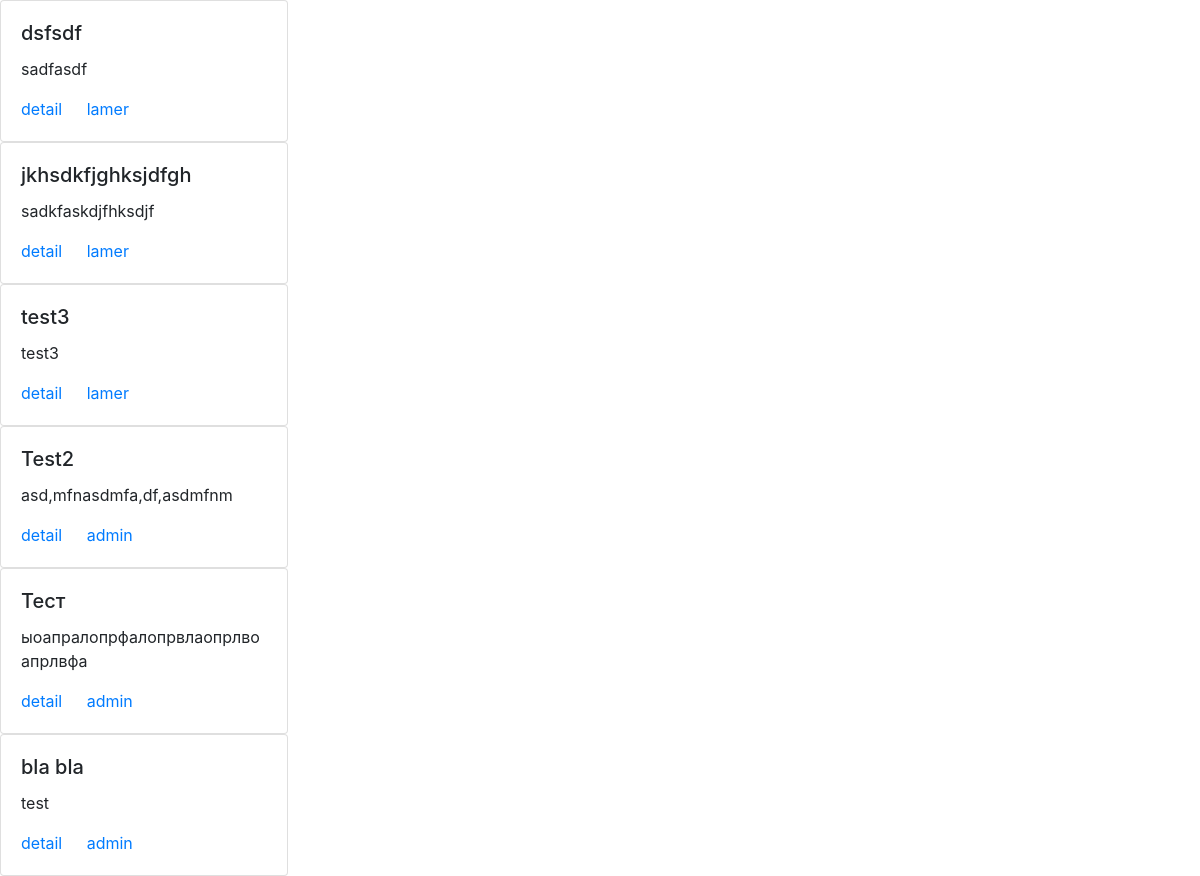
Page /blog/posts/ on the committed database.
### blog/models.py (models this page shows, shortened)
class Post(models.Model):
    class Meta:
        verbose_name = 'Пост'
        verbose_name_plural = 'Посты'
        ordering = ['-updated']
    title = models.CharField(max_length=255, verbose_name='Наименование')
    content = models.TextField()
    author = models.ForeignKey(User, on_delete=models.CASCADE)
    updated = models.DateTimeField(auto_now=True)
    categories = models.ManyToManyField(Category, blank=True, verbose_name='категории')
    objects = PostManager()

### blog/views.py (the view)
# urls.py: path('', PostListView.as_view(), name='posts-list-api-view'),
class PostListView(ListView):
    model = Post
    template_name = 'post_list.html'
    context_object_name = 'posts'

### templates/post_list.html
{% extends 'base.html' %}
{% block content %}
    {% for post in posts %}
        {% include 'post.html' with post=post %}
    {% endfor %}
{% endblock %}

### templates/base.html (shortened to what this page needs)
<!doctype html>
<html lang="en">
  <head>
    <link rel="stylesheet" href="https://stackpath.bootstrapcdn.com/bootstrap/4.4.1/css/bootstrap.min.css">
  </head>
  <body>
    {% block content %}
    {% endblock %}
  </body>
</html>

### templates/post.html
<div class="card" style="width: 18rem;">
  <div class="card-body">
    <h5 class="card-title">{{ post.title}}</h5>
    <p class="card-text">{{ post.content }}</p>
    <a href="{% url 'post-detail-view' post.pk %}" class="card-link">detail</a>
    <a href="#" class="card-link">{{ post.author }}</a>
  </div>
</div>

### rows in the picture
Post: title "dsfsdf", content "sadfasdf", author "lamer"
Post: title "jkhsdkfjghksjdfgh", content "sadkfaskdjfhksdjf", author "lamer"
Post: title "test3", content "test3", author "lamer"
Post: title "Test2", content "asd,mfnasdmfa,df,asdmfnm", author "admin"
Post: title "Тест", content "ыоапралопрфалопрвлаопрлвоапрлвфа", author "admin"
Post: title "bla bla", content "test", author "admin"
